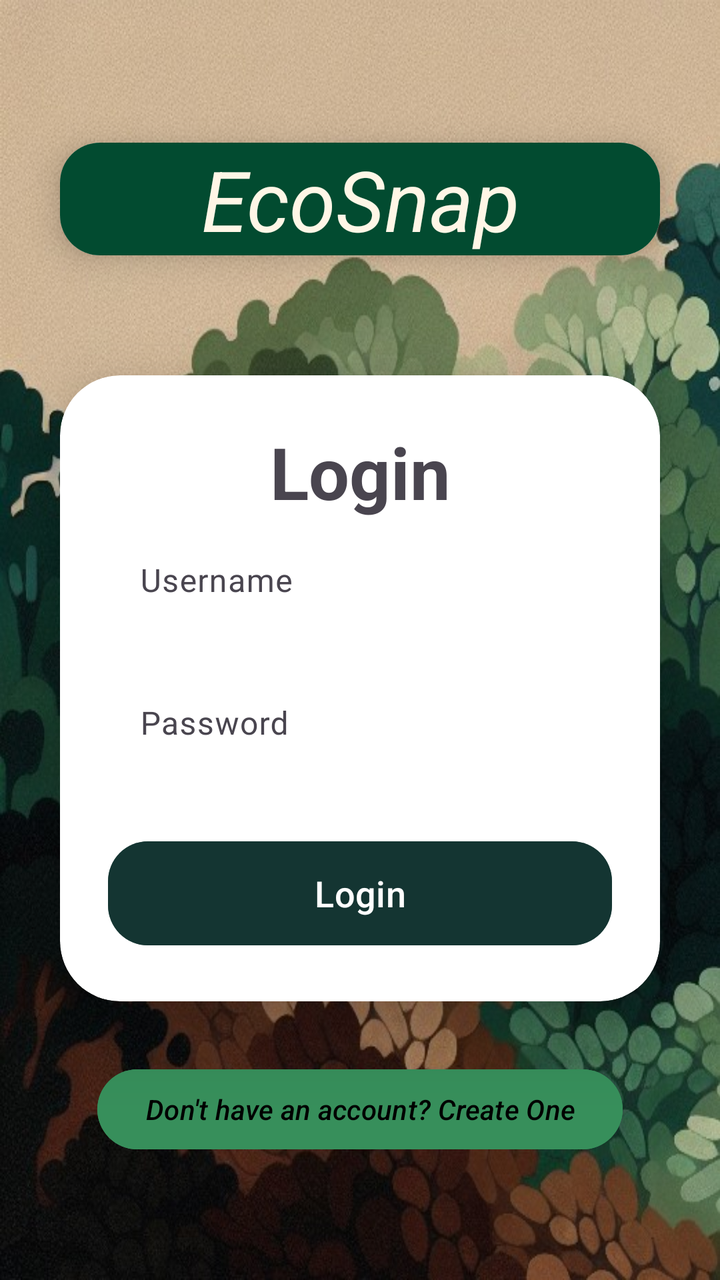
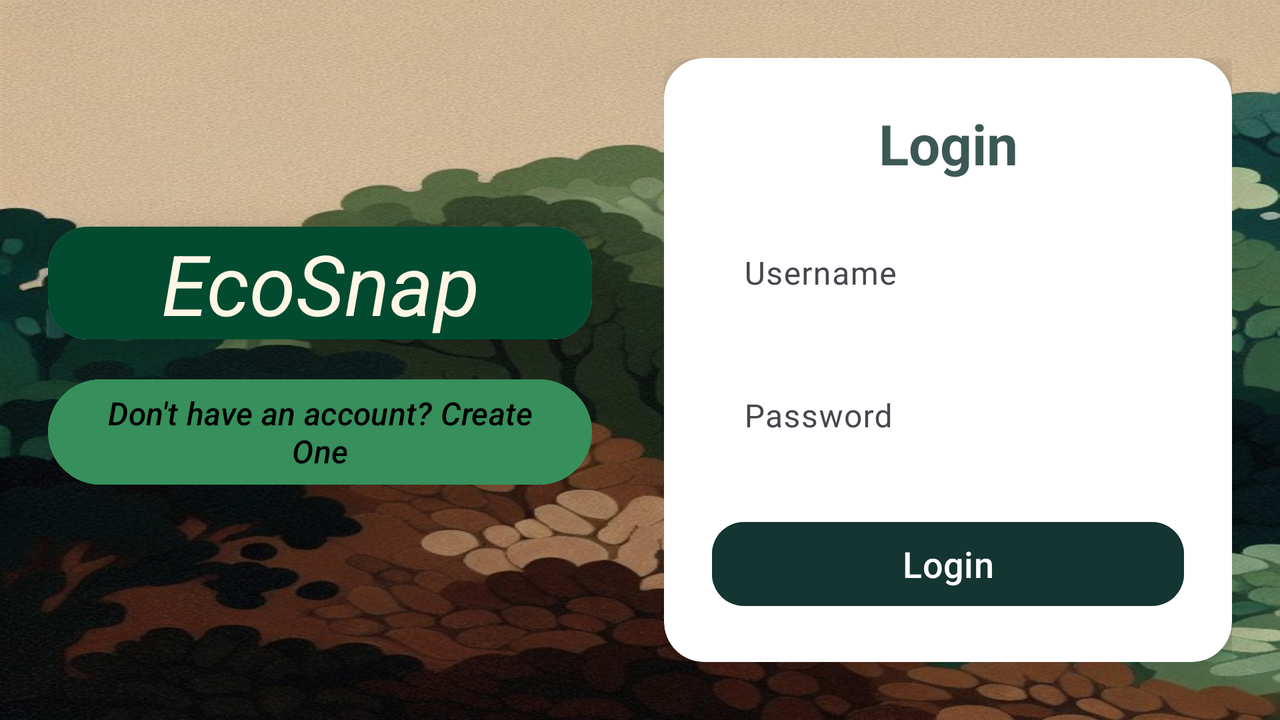

The same Android screen from two of the app's own layout files: first res/layout/ as a phone draws it, then the repository's variant for another configuration, drawn on a device whose configuration selects that folder. Both files follow.
<!-- AndroidManifest.xml: application theme Theme.Ecosnap -->
<!-- res/layout/activity_startup.xml -->
<?xml version="1.0" encoding="utf-8"?>
<LinearLayout xmlns:android="http://schemas.android.com/apk/res/android"
    xmlns:app="http://schemas.android.com/apk/res-auto"
    xmlns:card_view="http://schemas.android.com/apk/res-auto"
    xmlns:tools="http://schemas.android.com/tools"
    android:layout_width="match_parent"
    android:layout_height="match_parent"
    android:background="@drawable/forest_background"
    android:gravity="center"
    android:orientation="vertical"
    tools:context=".Startup">


    <androidx.cardview.widget.CardView
        android:layout_width="match_parent"
        android:layout_height="wrap_content"
        app:cardCornerRadius="20dp"
        app:cardElevation="10dp"
        android:background="#AA2F2F2F"
        android:layout_margin="30dp">

        <TextView
            android:id="@+id/textView"
            android:layout_width="match_parent"
            android:layout_height="wrap_content"
            android:background="@color/dark_green"
            android:gravity="center"
            android:text="@string/app_name"
            android:textColor="@color/light_cream"
            android:textSize="42sp"
            android:textStyle="italic|normal" />
    </androidx.cardview.widget.CardView>


    <androidx.cardview.widget.CardView
        android:layout_width="match_parent"
        android:layout_height="wrap_content"
        android:layout_margin="30dp"
        android:background="@drawable/design"
        app:cardCornerRadius="30dp"
        app:cardElevation="20dp">


        <LinearLayout
            android:layout_width="match_parent"
            android:layout_height="wrap_content"
            android:layout_gravity="center_horizontal"
            android:orientation="vertical"
            android:padding="24dp">




            <TextView
                android:id="@+id/loginText"
                android:layout_width="match_parent"
                android:layout_height="wrap_content"
                android:text="@string/login"
                android:textAlignment="center"
                android:backgroundTint="@color/forest_green"
                android:textSize="36sp"
                android:textStyle="bold" />














            
            <com.google.android.material.textfield.TextInputLayout
                android:layout_width="match_parent"
                android:layout_height="wrap_content"
                app:boxBackgroundColor="#33FFFFFF"
                app:boxCornerRadiusTopStart="12dp"
                app:boxCornerRadiusTopEnd="12dp"
                app:boxCornerRadiusBottomStart="12dp"
                app:boxCornerRadiusBottomEnd="12dp">

                <com.google.android.material.textfield.TextInputEditText
                    android:id="@+id/username"
                    android:layout_width="match_parent"
                    android:layout_height="50dp"
                    android:hint="@string/username"
                    android:padding="12dp"
                    android:textColor="@color/black"
                    android:background="@android:color/transparent" />
            </com.google.android.material.textfield.TextInputLayout>

            
            <com.google.android.material.textfield.TextInputLayout
                android:layout_width="match_parent"
                android:layout_height="wrap_content"
                android:layout_marginTop="16dp"
                app:boxBackgroundColor="#33FFFFFF"
                app:boxCornerRadiusTopStart="12dp"
                app:boxCornerRadiusTopEnd="12dp"
                app:boxCornerRadiusBottomStart="12dp"
                app:boxCornerRadiusBottomEnd="12dp">

                <com.google.android.material.textfield.TextInputEditText
                    android:id="@+id/password"
                    android:layout_width="match_parent"
                    android:layout_height="50dp"
                    android:hint="@string/password"
                    android:inputType="textPassword"
                    android:padding="12dp"
                    android:textColor="@color/black"
                    android:background="@android:color/transparent" />
            </com.google.android.material.textfield.TextInputLayout>


            <Button
                android:id="@+id/loginButton"
                android:layout_width="match_parent"
                android:layout_height="60dp"
                android:layout_marginTop="30dp"
                android:backgroundTint="@color/forest_green"
                android:text="@string/login"
                android:onClick="onClick"
                android:textSize="18sp"
                app:cornerRadius="20dp"
                />


        </LinearLayout>


    </androidx.cardview.widget.CardView>


    <Button
        android:id="@+id/signupText"
        android:layout_width="wrap_content"
        android:layout_height="wrap_content"
        android:layout_marginBottom="20dp"
        android:backgroundTint="@color/green"
        android:onClick="onClick"
        android:text="@string/create_account"
        android:textAlignment="center"
        android:textColor="@color/black"
        android:textSize="14sp"
        android:textStyle="italic"/>




</LinearLayout>
<!-- resources referenced by this layout -->
<resources>
  <color name="black">#FF000000</color>
  <color name="dark_green">#024b30</color>
  <color name="forest_green">#CC0B2E2A</color>
  <color name="green">#378F5B</color>
  <color name="light_cream">#fff6e6</color>
  <!-- drawable design (drawable) -->
  <?xml version="1.0" encoding="utf-8"?>
  <shape xmlns:android="http://schemas.android.com/apk/res/android"
      android:shape="rectangle">
      <stroke
          android:width="3dp"
          android:color="@color/green"/>
  
      <corners
          android:radius="20dp"/>
  </shape>
  <!-- drawable forest_background: png bitmap (drawable, 106631 bytes) -->
  <string name="app_name">EcoSnap</string>
  <string name="create_account">Don\'t have an account? Create One</string>
  <string name="login">Login</string>
  <string name="password">Password</string>
  <string name="username">Username</string>
  <style name="Theme.Ecosnap" parent="Base.Theme.Ecosnap" />
  <style name="Base.Theme.Ecosnap" parent="Theme.Material3.DayNight.NoActionBar">
          
          
      </style>
</resources>
<!-- res/layout-land/activity_startup.xml (the repository's variant of the layout above) -->
<!-- drawn on the phone turned sideways -->
<?xml version="1.0" encoding="utf-8"?>
<LinearLayout xmlns:android="http://schemas.android.com/apk/res/android"
    xmlns:app="http://schemas.android.com/apk/res-auto"
    xmlns:tools="http://schemas.android.com/tools"
    android:layout_width="match_parent"
    android:layout_height="match_parent"
    android:background="@drawable/forest_background"
    android:orientation="horizontal"
    android:padding="24dp"
    android:gravity="center_vertical"
    android:baselineAligned="false"
    tools:context=".Startup">


    
    <LinearLayout
        android:layout_width="0dp"
        android:layout_height="match_parent"
        android:layout_weight="1"
        android:orientation="vertical"
        android:gravity="top|center_horizontal"
        android:paddingEnd="12dp">

        <FrameLayout
            android:layout_width="match_parent"
            android:layout_height="0dp"
            android:layout_weight="0.5">

        </FrameLayout>

        
        <androidx.cardview.widget.CardView
            android:layout_width="match_parent"
            android:layout_height="wrap_content"
            app:cardCornerRadius="20dp"
            app:cardElevation="10dp"
            android:background="#AA2F2F2F">

            <TextView
                android:id="@+id/textView"
                android:layout_width="match_parent"
                android:layout_height="wrap_content"
                android:background="@color/dark_green"
                android:gravity="center"
                android:text="@string/app_name"
                android:textColor="@color/light_cream"
                android:textSize="42sp"
                android:textStyle="italic|normal" />
        </androidx.cardview.widget.CardView>

        <Button
            android:id="@+id/signupText"
            android:layout_width="wrap_content"
            android:layout_height="wrap_content"
            android:layout_marginTop="16dp"
            android:backgroundTint="@color/green"
            android:onClick="onClick"
            android:text="@string/create_account"
            android:textColor="@color/black"
            android:textSize="16sp"
            android:textStyle="italic" />

        <FrameLayout
            android:layout_width="match_parent"
            android:layout_height="0dp"
            android:layout_weight="0.5">

        </FrameLayout>
    </LinearLayout>

    
    <LinearLayout
        android:layout_width="0dp"
        android:layout_height="wrap_content"
        android:layout_weight="1"
        android:orientation="vertical"
        android:layout_marginStart="24dp"
        android:gravity="center_horizontal">

        
        <androidx.cardview.widget.CardView
            android:layout_width="match_parent"
            android:layout_height="wrap_content"
            app:cardCornerRadius="20dp"
            app:cardElevation="8dp"
            android:background="#CC2F2F2F">

            <LinearLayout
                android:layout_width="match_parent"
                android:layout_height="wrap_content"
                android:orientation="vertical"
                android:padding="24dp">

                
                <TextView
                    android:id="@+id/loginText"
                    android:layout_width="match_parent"
                    android:layout_height="wrap_content"
                    android:text="@string/login"
                    android:textAlignment="center"
                    android:textColor="@color/forest_green"
                    android:textSize="28sp"
                    android:textStyle="bold"
                    android:paddingBottom="16dp" />

                
                <com.google.android.material.textfield.TextInputLayout
                    android:layout_width="match_parent"
                    android:layout_height="wrap_content"
                    app:boxBackgroundColor="#33FFFFFF"
                    app:boxCornerRadiusTopStart="12dp"
                    app:boxCornerRadiusTopEnd="12dp"
                    app:boxCornerRadiusBottomStart="12dp"
                    app:boxCornerRadiusBottomEnd="12dp">

                    <com.google.android.material.textfield.TextInputEditText
                        android:id="@+id/username"
                        android:layout_width="match_parent"
                        android:layout_height="50dp"
                        android:hint="@string/username"
                        android:padding="12dp"
                        android:textColor="@color/black"
                        android:background="@android:color/transparent" />
                </com.google.android.material.textfield.TextInputLayout>

                
                <com.google.android.material.textfield.TextInputLayout
                    android:layout_width="match_parent"
                    android:layout_height="wrap_content"
                    android:layout_marginTop="16dp"
                    app:boxBackgroundColor="#33FFFFFF"
                    app:boxCornerRadiusTopStart="12dp"
                    app:boxCornerRadiusTopEnd="12dp"
                    app:boxCornerRadiusBottomStart="12dp"
                    app:boxCornerRadiusBottomEnd="12dp">

                    <com.google.android.material.textfield.TextInputEditText
                        android:id="@+id/password"
                        android:layout_width="match_parent"
                        android:layout_height="50dp"
                        android:hint="@string/password"
                        android:inputType="textPassword"
                        android:padding="12dp"
                        android:textColor="@color/black"
                        android:background="@android:color/transparent" />
                </com.google.android.material.textfield.TextInputLayout>

                
                <Button
                    android:id="@+id/loginButton"
                    android:layout_width="match_parent"
                    android:layout_height="50dp"
                    android:layout_marginTop="24dp"
                    android:backgroundTint="@color/forest_green"
                    android:text="@string/login"
                    android:textColor="@color/white"
                    android:textSize="18sp"
                    android:onClick="onClick"
                    app:cornerRadius="16dp" />
            </LinearLayout>
        </androidx.cardview.widget.CardView>
    </LinearLayout>
</LinearLayout>
<!-- resources referenced by the variant -->
<!-- as the phone turned sideways resolves them -->
<resources>
  <color name="black">#FF000000</color>
  <color name="dark_green">#024b30</color>
  <color name="forest_green">#CC0B2E2A</color>
  <color name="green">#378F5B</color>
  <color name="light_cream">#fff6e6</color>
  <color name="white">#FFFFFFFF</color>
  <!-- drawable forest_background: png bitmap (drawable, 106631 bytes) -->
  <string name="app_name">EcoSnap</string>
  <string name="create_account">Don\'t have an account? Create One</string>
  <string name="login">Login</string>
  <string name="password">Password</string>
  <string name="username">Username</string>
  <style name="Theme.Ecosnap" parent="Base.Theme.Ecosnap" />
  <style name="Base.Theme.Ecosnap" parent="Theme.Material3.DayNight.NoActionBar">
          
          
      </style>
</resources>
